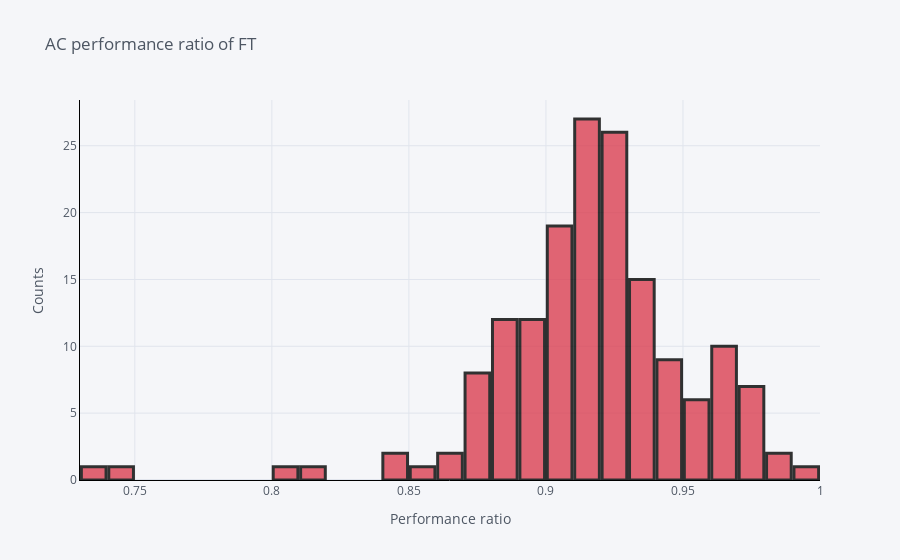

Notebook cell for this chart:
### Code cell
filtered_AC_PR_FT = pd.DataFrame(solar_data_1['AC_performance_ratio_FT'].dropna())
Performance_ratio_AC_FT = filtered_AC_PR_FT[filtered_AC_PR_FT > 0].dropna()
Performance_ratio_AC_FT_initial = Performance_ratio_AC_FT[Performance_ratio_AC_FT < 1.03].dropna()
solar_data_1['initial_AC_performance_FT'] = Performance_ratio_AC_FT_initial
final_AC_performance_ratio_FT = solar_data_1.groupby(['year', 'month', 'day'])['initial_AC_performance_FT'].mean()
#final_dataframe['AC_PR_FT'] = pd.DataFrame(final_AC_performance_ratio_FT)
final_AC_performance_ratio_FT.dropna().iplot(theme = 'pearl',kind = 'hist', fontcolor = 'Red', 
                                                         xTitle = 'Performance ratio',
                                                         yTitle = 'Counts', 
                                                         title = 'AC performance ratio of FT', 
                                                         linecolor = 'Black',
                                                         bargap = 0.1, 
                                                          histnorm = '', 
                                                         orientation = 'v', color='red', width=3)

### Figure 1 — Plotly figure (JSON) as saved in the notebook; plotly's stock layout.template omitted (floating-point values rounded to 4 significant figures; data arrays with more than 128 entries replaced by an {"elided": "..."} marker saying what was removed)
{"data": [{"histfunc": "count", "histnorm": "", "marker": {"color": "rgba(219, 64, 82, 1.0)", "line": {"color": "#000000", "width": 3}}, "name": "initial_AC_performance_FT", "opacity": 0.8, "orientation": "v", "type": "histogram", "x": {"elided": "163 float values"}}], "layout": {"bargap": 0.1, "barmode": "overlay", "legend": {"bgcolor": "#F5F6F9", "font": {"color": "#4D5663"}}, "paper_bgcolor": "#F5F6F9", "plot_bgcolor": "#F5F6F9", "title": {"font": {"color": "#4D5663"}, "text": "AC performance ratio of FT"}, "xaxis": {"gridcolor": "#E1E5ED", "linecolor": "Black", "showgrid": true, "tickfont": {"color": "#4D5663"}, "title": {"font": {"color": "#4D5663"}, "text": "Performance ratio"}, "zerolinecolor": "#E1E5ED"}, "yaxis": {"gridcolor": "#E1E5ED", "linecolor": "Black", "showgrid": true, "tickfont": {"color": "#4D5663"}, "title": {"font": {"color": "#4D5663"}, "text": "Counts"}, "zerolinecolor": "#E1E5ED"}}}
